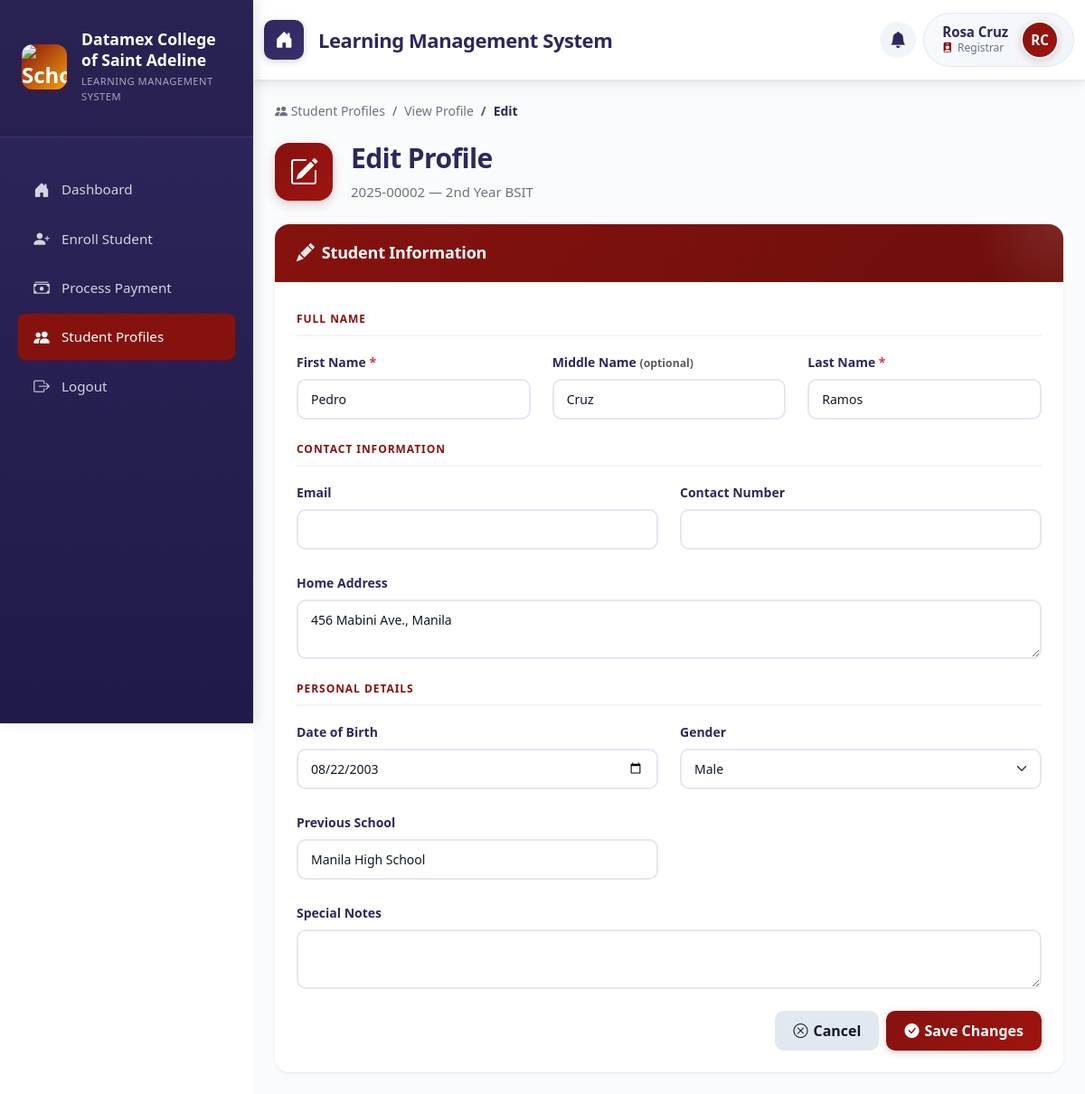
Page /index.php?page=edit_student_profile&student_id=2 (signed in) on the committed database.
### tables this page shows
CREATE TABLE students (
    student_id INT AUTO_INCREMENT PRIMARY KEY,
    user_id INT NULL,
    first_name VARCHAR(100) NOT NULL,
    middle_name VARCHAR(100) NULL,
    last_name VARCHAR(100) NOT NULL,
    student_number VARCHAR(50) UNIQUE NOT NULL,
    lrn VARCHAR(12) NULL,
    section_id INT NULL,
    year_level VARCHAR(50) NOT NULL,
    education_level ENUM('senior_high', 'college') NOT NULL,
    strand_course VARCHAR(50) NOT NULL,
    enrollment_status ENUM('active', 'inactive', 'graduated', 'dropped') DEFAULT 'active',
    guardian_contact VARCHAR(20) NULL,
    guardian VARCHAR(100) NULL,
    created_at TIMESTAMP DEFAULT CURRENT_TIMESTAMP,
    updated_at TIMESTAMP DEFAULT CURRENT_TIMESTAMP ON UPDATE CURRENT_TIMESTAMP,
    FOREIGN KEY (user_id) REFERENCES users(id) ON DELETE SET NULL,
    FOREIGN KEY (section_id) REFERENCES sections(section_id) ON DELETE RESTRICT,
    INDEX idx_students_user_id (user_id)
);

### app/controllers/StudentProfileController.php (called while the page is built, shortened)
<?php
require_once __DIR__ . '/../models/StudentProfile.php';
require_once __DIR__ . '/../models/AcademicPeriod.php';
class StudentProfileController
{
    private $profile_model;
    private $academic_model;
    public function __construct()
    {
        $this->profile_model  = new StudentProfile();
        $this->academic_model = new AcademicPeriod();
    }
    public function showEditProfile()
    {
        $student_id = isset($_GET['student_id']) ? (int) $_GET['student_id'] : null;
        $current     = $this->academic_model->getCurrentPeriod();
        $school_year = $current['school_year'] ?? '';
        $semester    = $current['semester']    ?? 'First';
        $student = $this->profile_model->getStudentWithProfile($student_id, $school_year, $semester);
        $errors          = $_SESSION['profile_errors']  ?? [];
        require __DIR__ . '/../views/registrar/edit_student_profile.php';
    }
?>
<?php endforeach;
}

### public/index.php (called while the page is built, shortened)
<?php
require_once __DIR__ . '/../app/routes.php';

### app/models/AcademicPeriod.php (called while the page is built, shortened)
<?php
require_once __DIR__ . '/../../config/db_connection.php';
class AcademicPeriod
{
    private $connection;
    public function __construct()
    {
        global $connection;
        $this->connection = $connection;
    }
    public function getCurrentPeriod()
    {
        $stmt = $this->connection->prepare("
            SELECT * FROM school_settings
            WHERE is_active = TRUE
            ORDER BY created_at DESC
            LIMIT 1
        ");
        $stmt->execute();
        return $stmt->fetch();
    }
}

### app/models/StudentProfile.php (called while the page is built, shortened)
<?php
require_once __DIR__ . '/../../config/db_connection.php';
class StudentProfile
{
    private $connection;
    public function __construct()
    {
        global $connection;
        $this->connection = $connection;
    }
    public function getStudentWithProfile($student_id, $school_year, $semester)
    {
        $stmt = $this->connection->prepare("
            SELECT
                s.*,
                COALESCE(u.email, sp.email) AS email,
                sp.date_of_birth,
                sp.gender,
                sp.contact_number,
                sp.home_address,
                sp.previous_school,
                sp.special_notes,
                sec.section_name,
                ep.payment_id,
                ep.net_amount,
                ep.status AS payment_status,
                COALESCE(SUM(pt.amount_paid), 0) AS total_paid,
                ep.net_amount - COALESCE(SUM(pt.amount_paid), 0) AS remaining
            FROM students s
            LEFT JOIN student_profiles sp ON sp.student_id = s.student_id
            LEFT JOIN users u ON u.id = s.user_id
            LEFT JOIN sections sec ON sec.section_id = s.section_id
            LEFT JOIN enrollment_payments ep
                ON ep.student_id = s.student_id
                AND ep.school_year = ?
                AND ep.semester = ?
            LEFT JOIN payment_transactions pt ON pt.payment_id = ep.payment_id
            WHERE s.student_id = ?
            GROUP BY s.student_id, sp.profile_id, sec.section_id, ep.payment_id, ep.net_amount, ep.status
        ");
        $stmt->execute([$school_year, $semester, $student_id]);
        return $stmt->fetch();
    }
}

### app/views/registrar/edit_student_profile.php (the view, shortened to what this page needs)
<!DOCTYPE html>
<html lang="en">
<head>
    <link rel="stylesheet" href="bootstrap/css/bootstrap.min.css">
    <link rel="stylesheet" href="bootstrap/css/bootstrap-icons.css">
    <link rel="stylesheet" href="css/main.css">
    <link rel="stylesheet" href="css/shared/sidenav.css">
    <link rel="stylesheet" href="css/shared/top-navbar.css">
    <link rel="stylesheet" href="css/pages/student_profiles.css">
</head>
<body>
    <div class="d-flex">
        <div class="sidenav">
            <div class="sidenav-header">
                <div class="school-brand">
                    <div class="school-logo">
                        <img src="assets/DCSA-LOGO.png" alt="School Logo"
                            style="width: 100%; height: 100%; object-fit: contain; border-radius: 0.75rem;">
                    </div>
                    <div class="school-info">
                        <h5>Datamex College of Saint Adeline</h5>
                        <p class="subtitle">Learning Management System</p>
                    </div>
                </div>
            </div>
            <ul class="sidenav-menu">
                <li class="nav-item">
                    <a class="nav-link" href="index.php?page=registrar_dashboard">
                        <i class="bi bi-house-door-fill"></i>
                        <span>Dashboard</span>
                    </a>
                </li>
                <li class="nav-item">
                    <a class="nav-link" href="index.php?page=enrollment_create">
                        <i class="bi bi-person-plus-fill"></i>
                        <span>Enroll Student</span>
                    </a>
                </li>
                <li class="nav-item">
                    <a class="nav-link" href="index.php?page=payment_process">
                        <i class="bi bi-cash-stack"></i>
                        <span>Process Payment</span>
                    </a>
                </li>
                <li class="nav-item">
                    <a class="nav-link active" href="index.php?page=student_profiles">
                        <i class="bi bi-people-fill"></i>
                        <span>Student Profiles</span>
                    </a>
                </li>
                <li class="nav-item">
                    <a class="nav-link" href="index.php?page=logout">
                        <i class="bi bi-box-arrow-right"></i>
                        <span>Logout</span>
                    </a>
                </li>
            </ul>
        </div>
        <div class="main-content flex-grow-1">
            <?php require __DIR__ . '/../shared/top_navbar.php'; ?>
            <div class="container-fluid p-4">
                <nav aria-label="breadcrumb">
                    <ol class="breadcrumb">
                        <li class="breadcrumb-item">
                            <a href="index.php?page=student_profiles"><i class="bi bi-people-fill"></i> Student Profiles</a>
                        </li>
                        <li class="breadcrumb-item">
                            <a href="index.php?page=view_student_profile&student_id=<?= $student['student_id'] ?>">View Profile</a>
                        </li>
                        <li class="breadcrumb-item active">Edit</li>
                    </ol>
                </nav>
                <div class="page-header">
                    <div class="header-content">
                        <div class="header-icon">
                            <i class="bi bi-pencil-square"></i>
                        </div>
                        <div class="header-text">
                            <h1 class="header-title">Edit Profile</h1>
                            <p class="header-subtitle">
                                <?= htmlspecialchars($student['student_number']) ?> &mdash;
                                <?= htmlspecialchars($student['year_level'] . ' ' . $student['strand_course']) ?>
                            </p>
                        </div>
                    </div>
                </div>
                <div class="card">
                    <div class="card-header">
                        <h5><i class="bi bi-pencil-fill"></i> Student Information</h5>
                    </div>
                    <div class="card-body">
                        <form method="POST" action="index.php?page=save_student_profile">
                            <p class="form-section-title">Full Name</p>
                            <div class="row g-3 mb-4">
                                <div class="col-md-4">
                                    <label class="form-label">First Name <span class="text-danger">*</span></label>
                                    <input type="text" class="form-control <?= isset($errors['first_name']) ? 'is-invalid' : '' ?>"
                                        name="first_name" value="<?= htmlspecialchars($student['first_name'] ?? '') ?>" required>
                                </div>
                                <div class="col-md-4">
                                    <label class="form-label">Middle Name <span class="text-muted small">(optional)</span></label>
                                    <input type="text" class="form-control" name="middle_name"
                                        value="<?= htmlspecialchars($student['middle_name'] ?? '') ?>">
                                </div>
                                <div class="col-md-4">
                                    <label class="form-label">Last Name <span class="text-danger">*</span></label>
                                    <input type="text" class="form-control <?= isset($errors['last_name']) ? 'is-invalid' : '' ?>"
                                        name="last_name" value="<?= htmlspecialchars($student['last_name'] ?? '') ?>" required>
                                </div>
                            </div>
                            <p class="form-section-title">Contact Information</p>
                            <div class="row g-3 mb-4">
                                <div class="col-md-6">
                                    <label class="form-label">Email</label>
                                    <input type="email" class="form-control <?= isset($errors['email']) ? 'is-invalid' : '' ?>"
                                        name="email" value="<?= htmlspecialchars($student['email'] ?? '') ?>">
                                </div>
                                <div class="col-md-6">
                                    <label class="form-label">Contact Number</label>
                                    <input type="text" class="form-control" name="contact_number"
                                        value="<?= htmlspecialchars($student['contact_number'] ?? '') ?>">
                                </div>
                                <div class="col-12">
                                    <label class="form-label">Home Address</label>
                                    <textarea class="form-control" name="home_address" rows="2"><?= htmlspecialchars($student['home_address'] ?? '') ?></textarea>
                                </div>
                            </div>
                            <p class="form-section-title">Personal Details</p>
                            <div class="row g-3 mb-4">
                                <div class="col-md-6">
                                    <label class="form-label">Date of Birth</label>
                                    <input type="date" class="form-control" name="date_of_birth"
                                        value="<?= htmlspecialchars($student['date_of_birth'] ?? '') ?>">
                                </div>
                                <div class="col-md-6">
                                    <label class="form-label">Gender</label>
                                    <select class="form-select" name="gender">
                                        <option value="male" <?= ($student['gender'] ?? '') === 'male'   ? 'selected' : '' ?>>Male</option>
                                    </select>
                                </div>
                                <div class="col-md-6">
                                    <label class="form-label">Previous School</label>
                                    <input type="text" class="form-control" name="previous_school"
                                        value="<?= htmlspecialchars($student['previous_school'] ?? '') ?>">
                                </div>
                                <div class="col-12">
                                    <label class="form-label">Special Notes</label>
                                    <textarea class="form-control" name="special_notes" rows="2"><?= htmlspecialchars($student['special_notes'] ?? '') ?></textarea>
                                </div>
                            </div>
                            <div class="d-flex justify-content-end gap-2 mt-2">
                                <a href="index.php?page=view_student_profile&student_id=<?= $student['student_id'] ?>"
                                    class="btn btn-secondary">
                                    <i class="bi bi-x-circle"></i> Cancel
                                </a>
                                <button type="submit" class="btn btn-primary">
                                    <i class="bi bi-check-circle-fill"></i> Save Changes
                                </button>
                            </div>
                        </form>
                    </div>
                </div>
            </div>
        </div>
    </div>
</body>
</html>

### public/css/shared/sidenav.css (style rules this page uses)
.sidenav-menu .nav-item { margin-bottom: 0.25rem; }
.sidenav-menu .nav-link { display: flex; align-items: center; padding: 0.75rem 1rem; color: rgba(255, 255, 255, 0.8); text-decoration: none; border-radius: 0.5rem; transition: all 0.2s ease; font-size: 0.95rem; font-weight: 500; }
.sidenav-menu .nav-link.active { background-color: var(--primary); color: #ffffff; box-shadow: 0 2px 8px rgba(133, 18, 15, 0.3); }
.sidenav { width: 280px; min-height: 100vh; background: linear-gradient(180deg, var(--secondary) 0%, #1f1a47 100%); color: #ffffff; padding: 0; position: fixed; top: 0; left: 0; overflow-y: auto; transition: all 0.3s ease; z-index: 1050; box-shadow: 4px 0 12px rgba(0, 0, 0, 0.1); }
.sidenav-header { padding: 2rem 1.5rem 1.5rem; margin-bottom: 1rem; border-bottom: 1px solid rgba(255, 255, 255, 0.1); background: rgba(0, 0, 0, 0.1); }
.school-brand { display: flex; align-items: center; gap: 1rem; margin-bottom: 0.75rem; }
.school-logo { width: 50px; height: 50px; background: linear-gradient(135deg, var(--primary) 0%, var(--accent) 100%); border-radius: 0.75rem; display: flex; align-items: center; justify-content: center; font-size: 1.5rem; color: #ffffff; font-weight: 700; box-shadow: 0 4px 8px rgba(133, 18, 15, 0.3); flex-shrink: 0; }
.school-info h5 { margin: 0 0 0.25rem 0; font-size: 1.1rem; font-weight: 700; color: #ffffff; line-height: 1.3; }
.school-info .subtitle { font-size: 0.7rem; color: rgba(255, 255, 255, 0.6); margin: 0; text-transform: uppercase; letter-spacing: 0.5px; font-weight: 500; }
.sidenav-menu { list-style: none; padding: 1rem 1.25rem; margin: 0; }
.sidenav-menu .nav-link i { margin-right: 0.75rem; font-size: 1.1rem; width: 20px; text-align: center; }
.main-content { margin-left: 280px; min-height: 100vh; transition: margin-left 0.3s ease; background-color: #fafbfc; }

### public/css/variables.css (style rules this page uses)
:root { --primary: #85120F; --secondary: #2E275D; --accent: #F59E0B; --danger: #EF4444; --gray-500: #6B7280; --gray-900: #111827; --bs-primary: var(--primary); --bs-danger: var(--danger); }

### rows in the picture
students: student_number "2025-00002", year_level+strand_course "2nd Year BSIT", first_name "Pedro", middle_name "Cruz", last_name "Ramos"

### other values in the picture
$page_title "Learning Management System"
$firstname . ' ' . $lastname "Rosa Cruz"
$_SESSION['user_role'] "Registrar"
$initials "RC"
